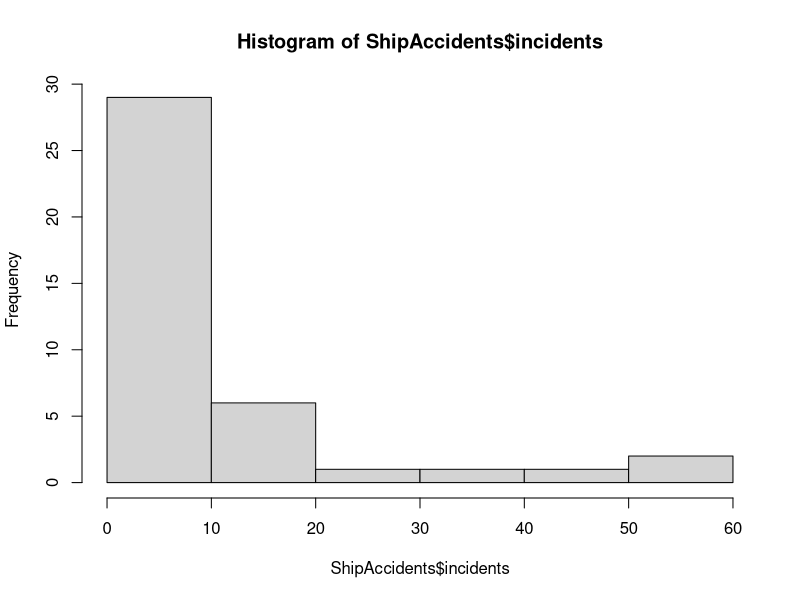
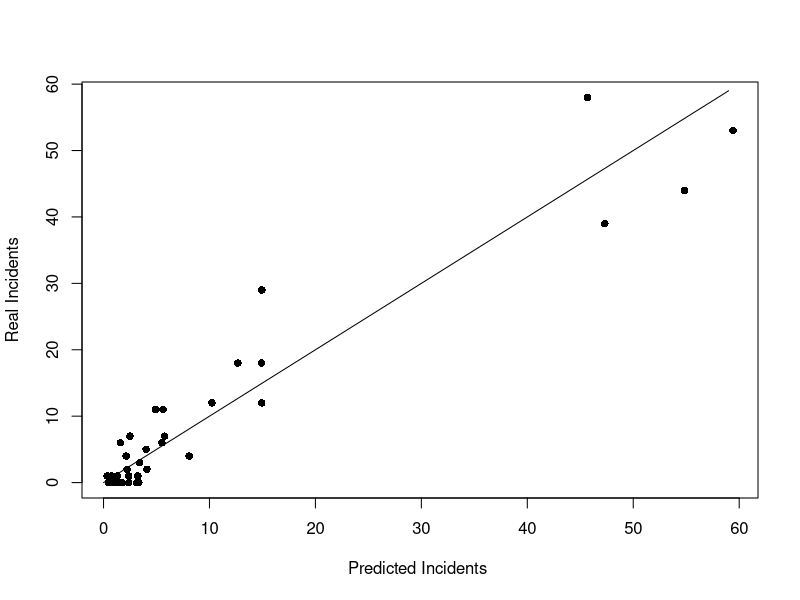

Here is the R script that generated these plots, in order:
## ---- chunk 1
library(AER)
library(MASS)
## ---- chunk 2
data(ShipAccidents)
## ---- chunk 3
hist(ShipAccidents$incidents)
## ---- chunk 4

## ---- chunk 5

## ---- chunk 6

## ---- chunk 7
ship.model <- glm(incidents ~ ., data = ShipAccidents, family = poisson)
## ---- chunk 8
summary(ship.model)
## ---- chunk 9
incidents.predicted <- predict(ship.model, ShipAccidents, type = "response")
## ---- chunk 10
plot(incidents.predicted, ShipAccidents$incidents, pch = 16, xlab = "Predicted Incidents ", ylab = "Real Incidents")
lines(seq(0,max(incidents.predicted)), seq(0,max(incidents.predicted)))
## ---- chunk 11

## ---- chunk 12

## ---- chunk 13

## ---- chunk 14

## ---- chunk 15
step(ship.model, direction = "backward")
## ---- chunk 16

## ---- chunk 17

## ---- chunk 18
#print(publications.model$aic)
#print(publications.model.2$aic)
## ---- chunk 19
deviance(ship.model)/df.residual(ship.model) 
## ---- chunk 20
ship.model.qs <- glm(incidents ~ ., data = ShipAccidents, family = quasipoisson)
## ---- chunk 21
pchisq(summary(ship.model.qs)$dispersion * ship.model$df.residual, ship.model$df.residual, lower = F)
## ---- chunk 22
dispersiontest(ship.model)
## ---- chunk 23
ship.model.nb <- glm.nb(incidents ~ ., data = ShipAccidents)
summary(ship.model.nb)
## ---- chunk 24
deviance(ship.model.nb)/df.residual(ship.model.nb) 
## ---- chunk 25

## ---- chunk 26

## ---- chunk 27

## ---- chunk 28
